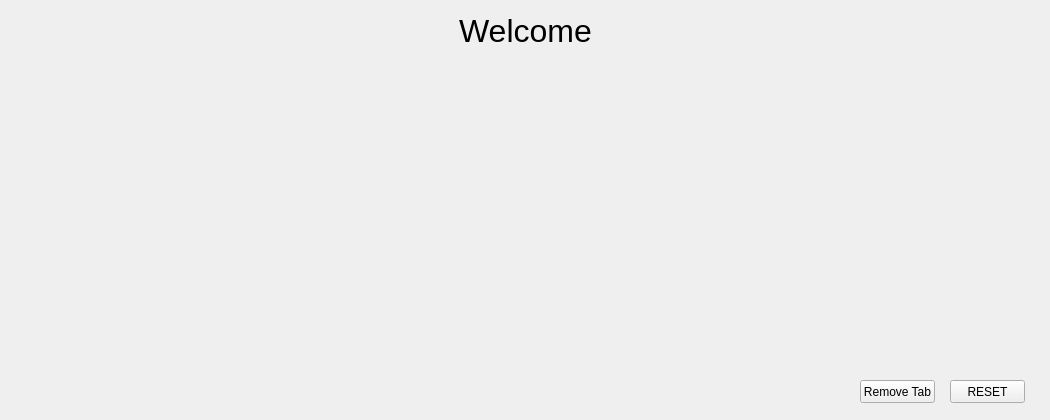
<?xml version="1.0" encoding="UTF-8"?>
<ui version="4.0">
 <class>GUI_WELCOME</class>
 <widget class="QWidget" name="GUI_WELCOME">
  <property name="geometry">
   <rect>
    <x>0</x>
    <y>0</y>
    <width>1050</width>
    <height>420</height>
   </rect>
  </property>
  <property name="windowTitle">
   <string>Form</string>
  </property>
  <widget class="QLabel" name="header_label">
   <property name="geometry">
    <rect>
     <x>0</x>
     <y>0</y>
     <width>1051</width>
     <height>61</height>
    </rect>
   </property>
   <property name="font">
    <font>
     <pointsize>24</pointsize>
    </font>
   </property>
   <property name="text">
    <string>Welcome</string>
   </property>
   <property name="scaledContents">
    <bool>false</bool>
   </property>
   <property name="alignment">
    <set>Qt::AlignCenter</set>
   </property>
  </widget>
  <widget class="QLabel" name="msg_label">
   <property name="geometry">
    <rect>
     <x>20</x>
     <y>60</y>
     <width>1011</width>
     <height>371</height>
    </rect>
   </property>
   <property name="text">
    <string/>
   </property>
   <property name="alignment">
    <set>Qt::AlignLeading|Qt::AlignLeft|Qt::AlignTop</set>
   </property>
   <property name="textInteractionFlags">
    <set>Qt::LinksAccessibleByMouse|Qt::TextSelectableByMouse</set>
   </property>
  </widget>
  <widget class="QPushButton" name="ResetGUI_Button">
   <property name="geometry">
    <rect>
     <x>950</x>
     <y>380</y>
     <width>75</width>
     <height>23</height>
    </rect>
   </property>
   <property name="text">
    <string>RESET</string>
   </property>
   <property name="autoDefault">
    <bool>false</bool>
   </property>
  </widget>
  <widget class="QPushButton" name="RemoveTab_Button">
   <property name="geometry">
    <rect>
     <x>860</x>
     <y>380</y>
     <width>75</width>
     <height>23</height>
    </rect>
   </property>
   <property name="text">
    <string>Remove Tab</string>
   </property>
   <property name="autoDefault">
    <bool>false</bool>
   </property>
  </widget>
 </widget>
 <resources/>
 <connections/>
</ui>
